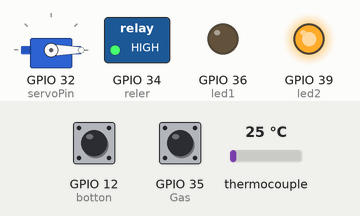
Bench run of a sketch on a simulated ESP32. Shown: servo, switched loads named in the sketch (green lamp = pin HIGH), output pins drawn as LEDs (lit = HIGH). Dashed ring = blinking. The inputs (shaded band) are chosen by the test bench; at power-on: GPIO 12 (botton) HIGH, thermocouple 25 °C, GPIO 35 (Gas) HIGH. Nothing arrives over Bluetooth unless stated; what the sketch prints to the serial monitor is not drawn.

Above: at 1.7 s.
1.8 s: GPIO 12 (botton) pulled LOW for 0.15 s
At 4.5 s:
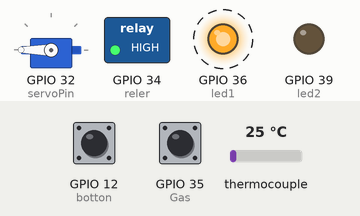
4.9 s: thermocouple set to 75 °C
At 6.1 s:
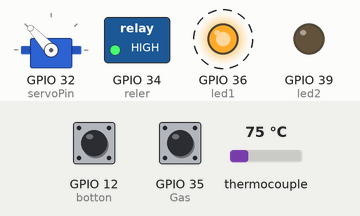
7.9 s: thermocouple set to 150 °C
At 10.6 s:
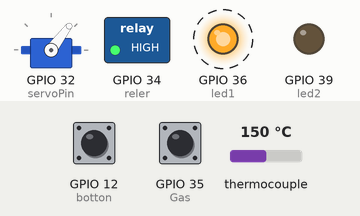
10.9 s: thermocouple set to 225 °C
At 12.2 s:
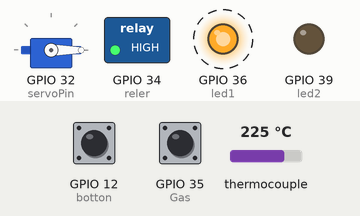
13.9 s: GPIO 35 (Gas) pulled LOW for 0.15 s
At 14.4 s:
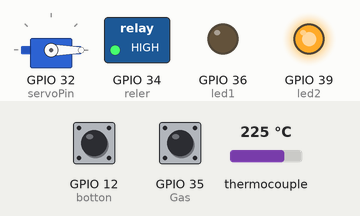
15.5 s: GPIO 12 (botton) pulled LOW for 1 s
At 16.3 s:
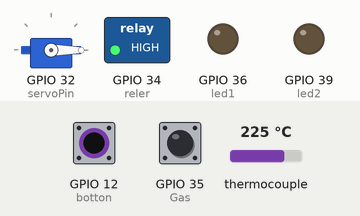
Timing chart, 0 to 20.5 s (numbered marks = the images above; inputs shaded):
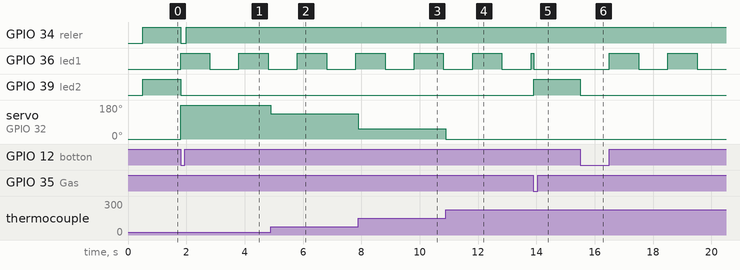

Measured:
- after the input at 1.8 s, GPIO 34 (reler): HIGH → LOW at once, → HIGH 0.20 s later; GPIO 36 (led1): alternates HIGH for 1.0 s and LOW for 1.0 s, starting at once; GPIO 39 (led2): HIGH → LOW at once; servo on GPIO 32 (servoPin): 0° → 180° at once
- after the input at 4.9 s, servo on GPIO 32 (servoPin): 180° → 133° at once
- after the input at 7.9 s, servo on GPIO 32 (servoPin): 133° → 53° at once
- after the input at 10.9 s, servo on GPIO 32 (servoPin): 53° → 0° at once
- after the input at 13.9 s, GPIO 36 (led1): HIGH → LOW after 0.00 s instead of 0.92 s; GPIO 39 (led2): LOW → HIGH at once
- after the input at 15.5 s, GPIO 36 (led1): alternates HIGH for 1.0 s and LOW for 1.0 s, starting after 1.0 s; GPIO 39 (led2): HIGH → LOW at once

The sketch:

forno.ino
```cpp
// C++ code
//
/*
MAX6675 |  ESP32
GND     | GND
VCC     | 3.3V
SCK     | GPIO 5
CS      | GPIO 23
SO      | GPIO 19
*/
/////////////////////////////bluetooh////////////////////////////////////
#include "BluetoothSerial.h"

String device_name = "Forno Semi-automatico";

// Check if Bluetooth is available
#if !defined(CONFIG_BT_ENABLED) || !defined(CONFIG_BLUEDROID_ENABLED)
#error Bluetooth is not enabled! Please run `make menuconfig` to and enable it
#endif

// Check Serial Port Profile
#if !defined(CONFIG_BT_SPP_ENABLED)
#error Serial Port Profile for Bluetooth is not available or not enabled. It is only available for the ESP32 chip.
#endif

BluetoothSerial SerialBT;
////////////////////////////////////////////////////////////////////
#include <ESP32Servo.h>

static const int servoPin = 32;

Servo servo1;
////////////////////termopar//////////////////////////////////////
#include <max6675.h>
int thermoDO = 19;
int thermoCS = 23;
int thermoCLK = 5;
bool partida= true; // start incial centelha
MAX6675 thermocouple(thermoCLK, thermoCS, thermoDO);
///////////////////pinos///////////////////////////////////////
#define botton 12 // botão de ligar e desligar
#define led1 36 // led sinalizador ligado
#define led2 39 // led sinalizador desligador
#define reler 34 // pino de ligar os reler
bool estado=0,botaoEstadoAnterior=1,piscar=0; //vaiaveis para controle de tempo e  estado
unsigned long ultimoTempo,ultimoTempo01,ultimoTempo02;
int debounce=1000,leituraBotao;
////////////////////////servo motor/////////////////////////////////////////////
int n=0; //pode apgar
int pos=0; //posição do servo motor
#define Gas 35  // pino de leitura
int tempoPartida=2000; //define o tempo que os reler ficara acionado
unsigned long tempoAnterior01;
int timerNews=1000;
//int tempoServo=1000;
int i=0;
void setup()
{
  Serial.begin(115200);
  SerialBT.begin(device_name);  //Bluetooth device name
  Serial.printf("ligando systema");


  pinMode(led1,OUTPUT);
  pinMode(led2,OUTPUT);
  pinMode(reler,OUTPUT);
  servo1.attach(servoPin); // Associa o servo motor ao pino digital 6 do Arduino
  servo1.write(0);

  pinMode(botton, INPUT_PULLUP);
  pinMode(Gas, INPUT_PULLUP);
  Serial.println("Iniciando Systema");
  delay(500);
}

void loop()
{
  leituraBotao = digitalRead(botton);
  if(leituraBotao==LOW && botaoEstadoAnterior == HIGH &&(millis()-ultimoTempo)>debounce){
    estado=!estado;
    ultimoTempo=millis();
    if(estado==0){
      i=2;
    }
    else{
      i=1;
    }
  }
   botaoEstadoAnterior = leituraBotao;  // Atualiza o estado anterior do botão
  switch(estado){
  case 1:
    start();
    break;
     case 0:
     if(i!=3){

     }
    desligar();
    break;
  }
   servo1.write(pos);
}
void start(){
  digitalWrite(led2,LOW);
 if(i==1){
  SerialBT.println("maquina iniciada manualmente");
   i=0;
 }

 if((millis()-ultimoTempo01)>timerNews){
  piscar=!piscar;
    digitalWrite(led1,piscar);
    ultimoTempo01=millis();
     SerialBT.print(thermocouple.readCelsius());
     SerialBT.println(" C°");
  }


 if(digitalRead(Gas)==LOW){
  i=3;
  estado=0;
 }
 else {
  if(partida){
    SerialBT.println("Acionando chamas");
    digitalWrite(reler,LOW);
    partida=false;
  }
  else{
    if((millis()-ultimoTempo02)>2000){
    ultimoTempo02=millis();
      digitalWrite(reler,HIGH);
   }
  }
  pos=map(thermocouple.readCelsius(),30,200,180,0);

   }
 }

void desligar(){
 digitalWrite(reler,HIGH);
 digitalWrite(led2,HIGH);
 digitalWrite(led1,LOW);
 if(i==3){
  SerialBT.println("Gás detectado desligamento automatico acionado");
  i=0;
 }
  if(i==2){
  SerialBT.println("Maquina deligada manualmente");
  i=0;
 }
 pos=0;
}
```
